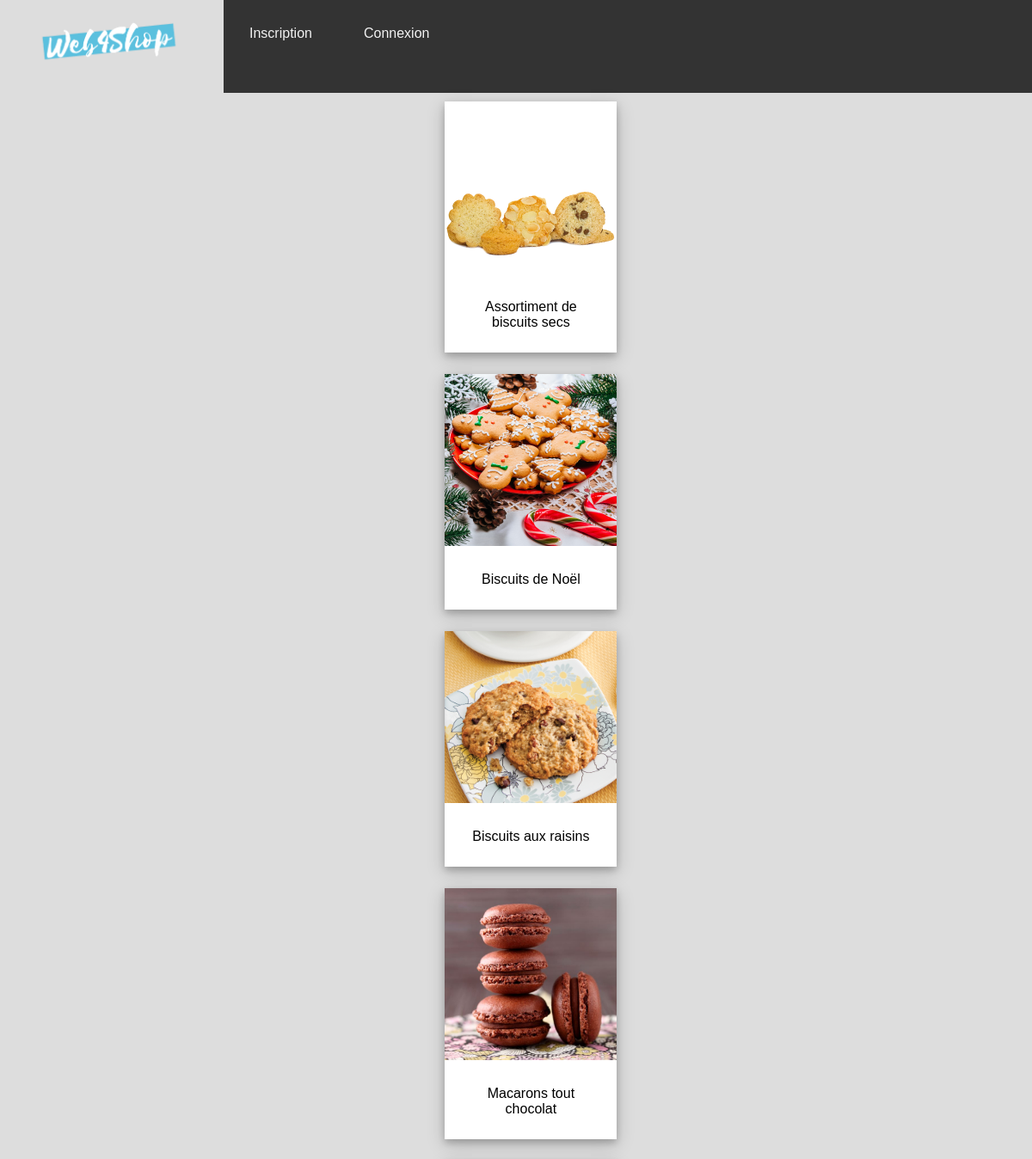
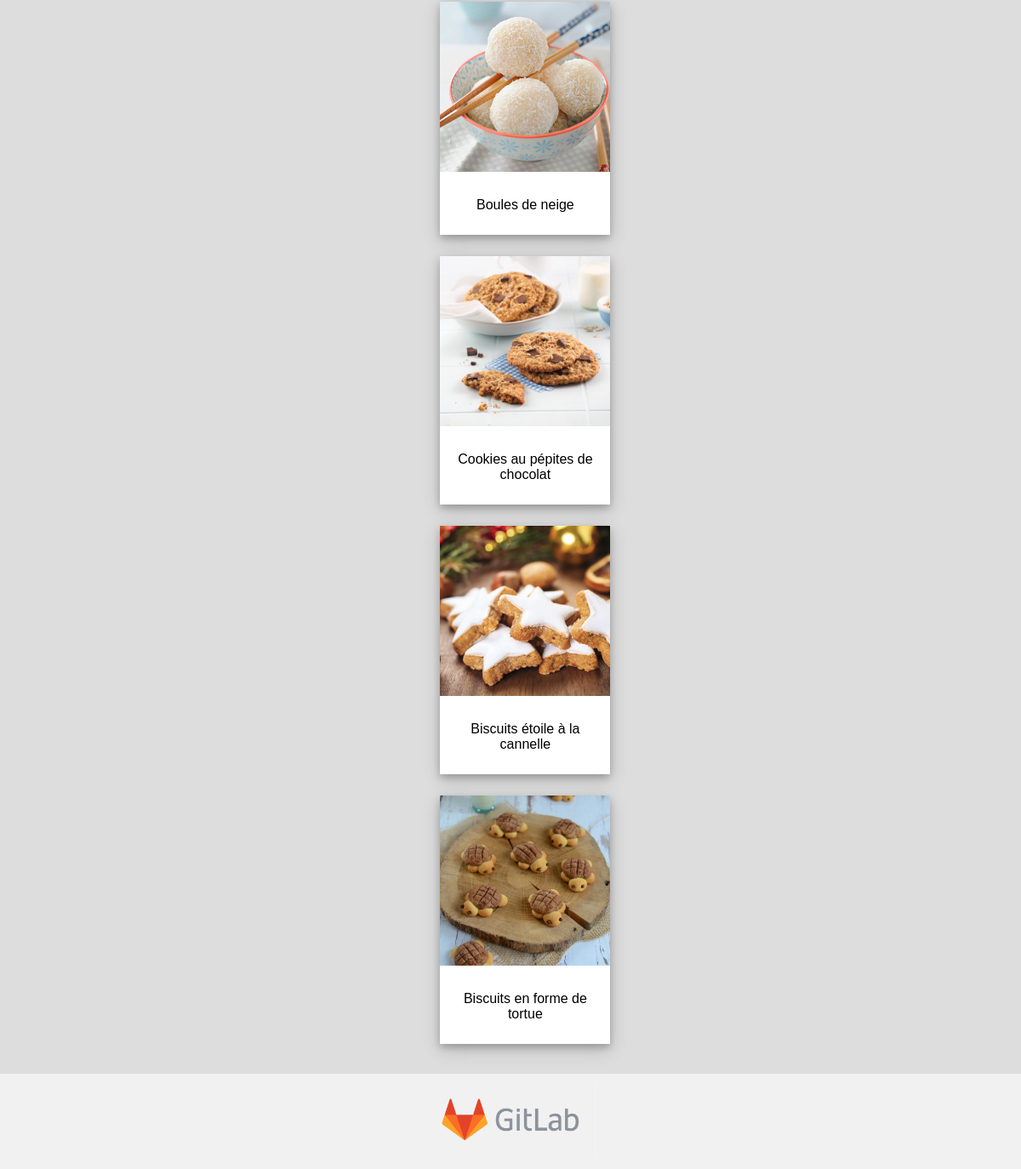
The page /index.php?vue=produit&action=listeparcategorie&cat=2 on the database its author committed (2 pictures, top to bottom).
### tables this page shows
CREATE TABLE `products` (
  `id` int(11) NOT NULL,
  `cat_id` tinyint(4) NOT NULL,
  `name` varchar(150) NOT NULL,
  `description` text NOT NULL,
  `image` varchar(30) NOT NULL,
  `price` decimal(5,2) NOT NULL,
  `quantity` int(3) NOT NULL
);

### Controleur/controleurListeProduit.php (called while the page is built, shortened)
<?php
require_once 'Modele/produit.php';
class ControleurListeProduit{
    private $produits;
    public function __construct(){
        $this->produits = new Produit();
    }
    public function listeproduitsparcategorie($params){
        $listeProduitsparCategorie=$this->produits->Get_produitsparcategorie($params);
        $vue = new Vue("ListeProduit");
        $vue->generer(array('listeProduitsparCategorie' => $listeProduitsparCategorie));
    }
}

### Modele/produit.php (called while the page is built, shortened)
<?php
require_once 'Modele/Modele.php';
class Produit extends Modele {
    public function Get_produitsparcategorie($idCategory){
        $sql= 'SELECT * FROM products WHERE cat_id = '.$idCategory;
        $produits =$this->executerRequete($sql);
        return $produits;
    }
}

### Modele/modele.php (called while the page is built, shortened)
<?php abstract class Modele {
    private $bdd;
    protected function executerRequete($sql, $params = null){
        if($params == null){
            $resultat = $this->getBDD()->query($sql);
        }
        else{
            $resultat = $this->getBDD()->prepare($sql);
            $resultat->execute($params);
        }
        return $resultat;
    }
    private function getBDD(){
        if($this->bdd == null){
            $this->bdd=new PDO('mysql:host=localhost;dbname=web4shop;charset=utf8','root','');
        }
        return $this->bdd;
    }
}

### index.php (called while the page is built, shortened)
<?php
$routeur = new Routeur();
$routeur->routerRequete();

### Vue/vueListeProduit.php (the view, shortened to what this page needs)
<?php foreach ($listeProduitsparCategorie as $produit): ?>
    <div class="polaroid">
        <a href="<?="index.php?vue=produit&action=affiche&id=".$produit['id']?>"><img src="<?= "Contenu/images/".$produit['image']?>"></a>
        <div class="container">
            <p><?=$produit['name']?><p>
        </div>
    </div>
<?php endforeach; ?>

### Contenu/style.css (style rules this page uses)
* { box-sizing: border-box; font-family: Helvetica; }
body { margin: 0; text-align: center ; }
img { max-width: 200px; height: auto; }
div.polaroid { margin-left:43%; width: 200px; background-color: white; box-shadow: 0 4px 8px 0 rgba(0, 0, 0, 0.2), 0 6px 20px 0 rgba(0, 0, 0, 0.19); margin-bottom: 25px; transition-duration: 0.4s; }
div.container { text-align: center; padding: 10px 20px; }

### rows shown on the page
products: image (picture), name "Assortiment de biscuits secs"
products: image (picture), name "Biscuits de Noël"
products: image (picture), name "Biscuits aux raisins"
products: image (picture), name "Macarons tout chocolat"
products: image (picture), name "Boules de neige"
products: image (picture), name "Cookies au pépites de chocolat"
products: image (picture), name "Biscuits étoile à la cannelle"
products: image (picture), name "Biscuits en forme de tortue"
